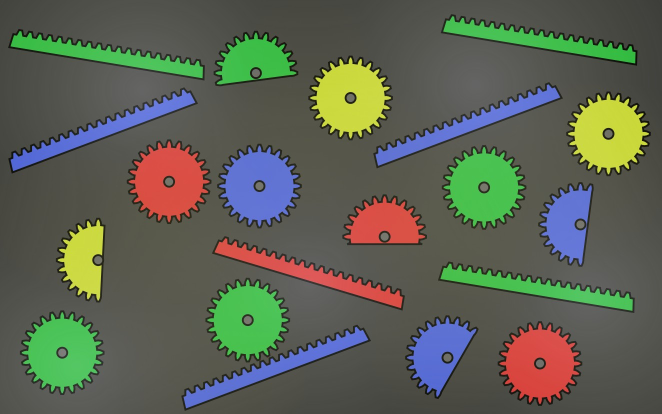
#> input picture TAREA/T003/Image4.jpg, 1323 x 827 px, found by its file name (shown at 1/2 size); the run also reads 1 picture not shown here
$ jupyter execute --allow-errors T003_V1.ipynb
#> lines starting #> are read from the running program, lines starting #| are printed output that depends on the picture; after the words box and inside, x2 and y2 are one past the last pixel; in counts of white or black regions, pixels touching at a corner belong together
# Práctica de Visión por Computadora para Robótica con scikit-image

## Objetivo

Desarrollar habilidades en procesamiento de imágenes aplicadas a robótica usando scikit-image, simulando tareas típicas que un robot necesita realizar.

## Configuración Inicial

[cell 1]
import numpy as np
import matplotlib.pyplot as plt
from skimage import io, filters, measure, morphology, segmentation
from skimage.color import rgb2gray, rgb2hsv
from skimage.feature import canny, corner_harris, corner_peaks
from skimage.transform import hough_line, hough_line_peaks, hough_circle
from skimage.util import random_noise
import cv2  # Para algunas funciones complementarias
import cvzone
random = np.random.RandomState(52)

## Ejercicio 1: Detección de Objetos por Color (Clasificación de Piezas)

**Escenario**: Un robot debe clasificar piezas de diferentes colores en una banda transportadora.

**Tareas**:

1. Carga una imagen con objetos de diferentes colores
2. Convierte a espacio de color HSV
3. Crea máscaras para detectar objetos rojos, azules y verdes
4. Cuenta el número de objetos de cada color
5. Calcula el centroide de cada objeto

```python
def detectar_objetos_por_color(imagen):
    """
    Detecta y clasifica objetos por color
    """
    # Tu código aquí
    pass

# Imagen de prueba (puedes usar una imagen sintética o real)
# imagen = io.imread('piezas_colores.jpg')
```

**Criterios de evaluación**:

- Precisión en la detección (>90%)
- Robustez ante variaciones de iluminación
- Cálculo correcto de centroides

---

[cell 2]
# [102 lines left out: functions _normalize_illumination_hsv, _mask_color_hsv, detectar_objetos_por_color, not called in this run]

# --- Demo con imagen sintética ---
def make_synthetic_scene(h=500, w=800, seed=7):
    rng = np.random.default_rng(seed)
    img = np.zeros((h, w, 3), dtype=np.uint8) + 220  # fondo claro

    # Añadir gradiente de iluminación
    y = np.linspace(0.7, 1.1, h).reshape(-1,1,1)
    img = (img.astype(np.float32) * y).clip(0,255).astype(np.uint8)

    # Dibujar objetos de colores (círculos y rectángulos)
    def rand_pos(r=40):
        return rng.integers(r+10, h-r-10), rng.integers(r+10, w-r-10)

    colors = {
        "red": (255, 40, 40),
        "green": (40, 200, 60),
        "blue": (60, 100, 255),
    }
    # círculos
    for _ in range(4):
        cy, cx = rand_pos(35)
        cv2.circle(img, (cx, cy), 35, colors["red"], -1)
    for _ in range(3):
        cy, cx = rand_pos(30)
        cv2.circle(img, (cx, cy), 30, colors["green"], -1)
    for _ in range(5):
        cy, cx = rand_pos(28)
        cv2.circle(img, (cx, cy), 28, colors["blue"], -1)

    # rectángulos
    for _ in range(2):
        y0, x0 = rand_pos(20)
        cv2.rectangle(img, (x0, y0), (x0+70, y0+40), colors["red"], -1)
    for _ in range(2):
        y0, x0 = rand_pos(18)
        cv2.rectangle(img, (x0, y0), (x0+60, y0+36), colors["green"], -1)
    for _ in range(1):
        y0, x0 = rand_pos(16)
        cv2.rectangle(img, (x0, y0), (x0+55, y0+32), colors["blue"], -1)

    # Ruido leve
    noise = rng.normal(0, 7, img.shape).astype(np.int16)
    noisy = np.clip(img.astype(np.int16)+noise, 0, 255).astype(np.uint8)
    return noisy

#> (the rest of this cell did not finish here and is left out)

## Ejercicio 2: Navegación por Líneas (Seguimiento de Trayectoria)

**Escenario**: Un robot móvil debe seguir una línea en el suelo para navegar.

**Tareas**:

1. Detecta líneas usando la transformada de Hough
2. Calcula el ángulo de la línea principal
3. Determina si el robot debe girar izquierda/derecha
4. Estima la distancia al centro de la línea

```python
def seguir_linea(imagen):
    """
    Procesa imagen para seguimiento de línea
    Retorna: ángulo_giro, distancia_centro
    """
    # Preprocesamiento
    gray = rgb2gray(imagen)

    # Detección de bordes
    edges = canny(gray, sigma=2, low_threshold=0.1, high_threshold=0.2)

    # Tu código para Hough Transform aquí

    return angulo_giro, distancia_centro
```

**Reto adicional**: Maneja intersecciones y bifurcaciones.

---

[cell 3]
# Implement 'seguir_linea' using Hough transform and demo on synthetic frames.
import numpy as np
import matplotlib.pyplot as plt
from skimage.color import rgb2gray
from skimage.feature import canny
from skimage.transform import hough_line, hough_line_peaks
import cv2

def _bottom_roi(img, height_ratio=0.5):
    h = img.shape[0]
    y0 = int(h*(1.0-height_ratio))
    return img[y0:], y0

def _line_distance_from_center(rho, theta, cx, cy):
    # Distance from point (cx,cy) to line n·x = rho, where n=(cosθ, sinθ)
    return (cx*np.cos(theta) + cy*np.sin(theta) - rho)

def seguir_linea(imagen):
    """
    Procesa imagen para seguimiento de línea con Hough clásico.
    Convenciones:
      - Cámara mirando hacia delante, eje Y hacia abajo.
      - angulo_giro (deg): giro recomendado; + = girar a la derecha, - = izquierda.
      - distancia_centro (px): offset lateral respecto al centro de la imagen; + = línea a la derecha.
    Retorna: angulo_giro, distancia_centro, extras(dict)
    """
    gray = rgb2gray(imagen)
    # ROI inferior para estabilidad
    roi, y_offset = _bottom_roi(gray, height_ratio=0.6)
    edges = canny(roi, sigma=2.0, low_threshold=0.1, high_threshold=0.25)

    # Hough
    hspace, angles, dists = hough_line(edges)
    accums, thetas, rhos = hough_line_peaks(hspace, angles, dists, num_peaks=5, threshold=None)

    h, w = imagen.shape[:2]
    cx, cy = w/2.0, (y_offset + roi.shape[0]/2.0)

    if len(thetas) == 0:
        # No line found: return zeros and mark lost
        return 0.0, 0.0, {"status": "no_line", "edges": edges, "roi_y0": y_offset}

    # Seleccionar línea principal con criterio combinado:
    # 1) más vertical (dirección cercana a 90°), 2) menor distancia al centro, ponderado por acumulador.
    candidates = []
    for a, r, A in zip(thetas, rhos, accums):
        # dirección de la línea (radians) = a - pi/2; vertical => |phi| pequeño (en referencia a eje Y)
        phi = a - np.pi/2.0
        verticality = 1.0 - min(abs(np.rad2deg(phi))/90.0, 1.0)  # 1 = muy vertical
        d = _line_distance_from_center(r, a, cx, cy - y_offset)  # usar coords relativas al ROI
        score = 0.55*verticality + 0.25*(1.0/(1.0+abs(d))) + 0.20*(A/accums.max())
        candidates.append((score, a, r, d))
    candidates.sort(reverse=True, key=lambda x: x[0])
    best_score, theta, rho, dist = candidates[0]

    # Ángulo de giro: línea direction phi = theta - pi/2 (radians).
    phi = theta - np.pi/2.0
    phi_deg = np.rad2deg(phi)
    # Política de control sencilla: combinar orientación y offset lateral.
    # Girar a la derecha si la línea está inclinada hacia derecha o está a la derecha del centro (dist>0).
    k_angle = 1.0
    k_offset = 0.15  # px a grados (heurístico)
    angulo_giro = k_angle * (-phi_deg) + k_offset * (dist)  # convención + = derecha

    # Distancia (px) con signo según línea a la derecha (+) o izquierda (-)
    distancia_centro = dist

    # Detección simple de intersección/bifurcación: múltiples picos con ángulos separados > 25° y buena potencia
    interseccion = False
    if len(thetas) >= 2:
        # normalizar grados [-90,90] para diferencias
        degs = np.rad2deg(thetas)
        degs = ((degs + 180) % 180) - 90
        degs.sort()
        # Si hay una gran separación angular y ambos con acumulador > 50% del máximo, marcar intersección
        Amax = accums.max()
        strong = [A for A in accums if A > 0.5*Amax]
        if len(strong) >= 2 and np.ptp(degs) > 25:
            interseccion = True

    extras = {
        "status": "ok",
        "edges": edges,
        "theta": theta,
        "rho": rho,
        "phi_deg": phi_deg,
        "roi_y0": y_offset,
        "interseccion": interseccion
    }
    return float(angulo_giro), float(distancia_centro), extras

# --- Demo con escenas sintéticas ---
def draw_lane(width=640, height=400, line_x=320, slope_deg=10, thickness=10, fork=False, noise=0.0, seed=0):
    """Crea imagen sintética con una línea principal y opcional bifurcación."""
#> called with width = 640, height = 400, line_x = 320, slope_deg = 0, thickness = 10, fork = False, noise = 0, seed = 0
    rng = np.random.default_rng(seed)
    img = np.zeros((height, width, 3), dtype=np.uint8)
    # Fondo con gradiente leve
    for y in range(height):
        val = 40 + int(60*y/height)
        img[y,:,:] = (val,val,val)
    # Línea principal como recta
    slope = np.tan(np.deg2rad(slope_deg))  # dx/dy
    # dibujar generando puntos (y, x=y*slope+line_x)
    pts = []
    for y in range(0, height):
        x = int(line_x + (y - height//2) * slope * 1.0)
        pts.append((x,y))
    for (x,y) in pts:
        cv2.line(img, (x-thickness//2, y), (x+thickness//2, y), (220,220,220), 1)
        cv2.rectangle(img, (x-thickness//2, y-1), (x+thickness//2, y+1), (255,255,255), -1)
    # Bifurcación (segunda línea con otro ángulo, desde mitad inferior)
    if fork:
        slope2 = np.tan(np.deg2rad(-slope_deg*1.8))  # otro sentido
        for y in range(height//2, height):
            x = int(line_x + (y - height//2) * slope2 * 1.0 + 60)
            cv2.rectangle(img, (x-thickness//2, y-1), (x+thickness//2, y+1), (255,255,255), -1)
    # Ruido leve
    if noise>0:
        n = rng.normal(0, noise, img.shape).astype(np.int16)
        img = np.clip(img.astype(np.int16)+n, 0, 255).astype(np.uint8)
    return img

scenes = [
    ("Recta centrada", draw_lane(line_x=320, slope_deg=0)),
    ("Línea inclinada derecha", draw_lane(line_x=320, slope_deg=14)),
    ("Línea desplazada derecha", draw_lane(line_x=380, slope_deg=0)),
    ("Bifurcación", draw_lane(line_x=320, slope_deg=12, fork=True)),
]
#> call 4 of draw_lane, with width = 640, height = 400, line_x = 320, slope_deg = 12, thickness = 10, fork = True, noise = 0, seed = 0
#> after the loop in draw_lane (call 4), `for y in range(height//2, height):`:
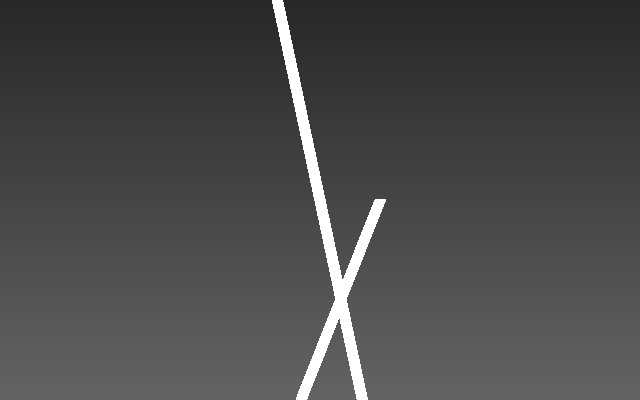
#> img: shape (400, 640, 3); min 40, max 255, mean 74.2

results = []
for name, img in scenes:
    ang, dist, ex = seguir_linea(img)
    results.append((name, ang, dist, ex, img))
#> this loop made 4 passes
#> (name, dist) on passes 1 to 4: ('Recta centrada', -6), ('Línea inclinada derecha', -24.54), ('Línea desplazada derecha', -54), ('Bifurcación', -20.35)
#> pass 1, in seguir_linea, `roi, y_offset = _bottom_roi(gray, height_ratio=0.6)`:
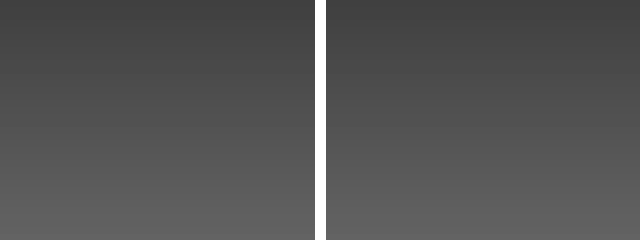
#> roi: shape (240, 640) float64; min 0.251, max 1, mean 0.331
#> pass 1, in seguir_linea, `edges = canny(roi, sigma=2.0, low_threshold=0.1, high_threshold=0.25)`:
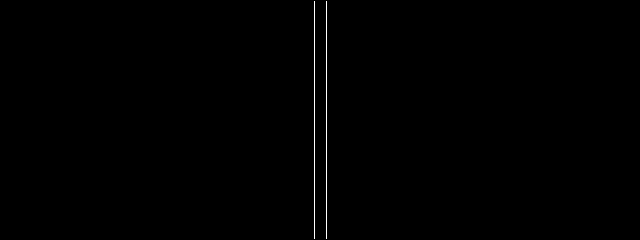
#> edges: shape (240, 640) bool; 0.31% white in thin lines or dots, all inside (x1, y1, x2, y2) = (314, 1, 327, 239)
#> pass 1, in seguir_linea, `hspace, angles, dists = hough_line(edges)`:
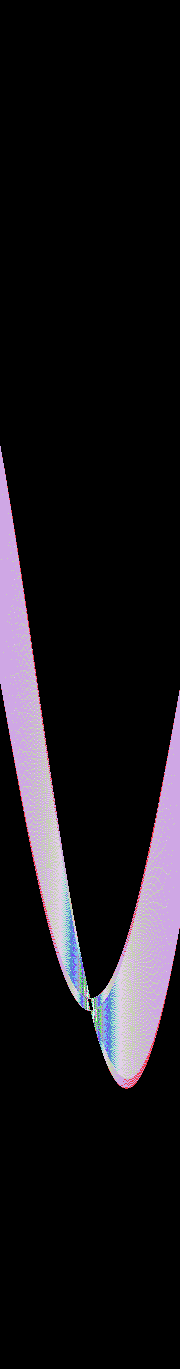
#> hspace: shape (1369, 180) uint64; 34 distinct labels, from 0 to 238; one colour per label, 0 black
#> after the loop, results = 4 items

# Visualización de resultados
for name, ang, dist, ex, img in results:
    edges = ex["edges"]
    roi_y0 = ex["roi_y0"]
    vis = img.copy()
    # Dibuja centro imagen
    h,w = vis.shape[:2]
    cx, cy = int(w/2), int(h*0.75)
    cv2.circle(vis, (cx, cy), 5, (0,0,0), -1)
    # Dibuja orientación estimada en el punto centro inferior
    length = 80
    heading = -np.deg2rad(ex["phi_deg"])  # orientación sugerida (inversa a phi)
    x2 = int(cx + length*np.sin(heading))
    y2 = int(cy - length*np.cos(heading))
    cv2.arrowedLine(vis, (cx, cy), (x2, y2), (255,255,255), 2, tipLength=0.2)
    plt.figure(figsize=(10,4))
    plt.suptitle(f"{name} | ang_giro={ang:.1f}°, dist_centro={dist:.1f}px | intersección={ex['interseccion']}")
    plt.subplot(1,2,1); plt.title("Imagen"); plt.imshow(vis); plt.axis("off")
    plt.subplot(1,2,2); plt.title("Edges (ROI inferior)"); plt.imshow(edges, cmap="gray"); plt.axis("off")
    plt.show()
#> this loop made 4 passes
#> (name, ang, dist, heading, x2, y2) on passes 1 to 4: ('Recta centrada', 89.1, -6, 1.57, 400, 300), ('Línea inclinada derecha', 100.3, -24.54, 1.82, 397, 319), ('Línea desplazada derecha', 81.9, -54, 1.57, 400, 300), ('Bifurcación', 64.95, -20.35, 1.19, 394, 270)
#> pass 1, `plt.show()`:
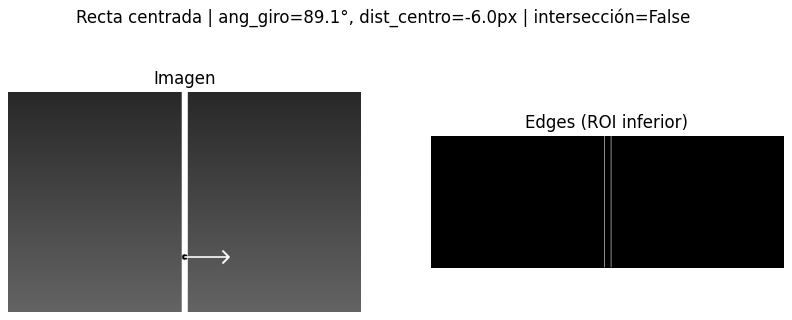
#> figure drawn by matplotlib, 2 panels

# Imprimir números
for name, ang, dist, ex, img in results:
    print(f"{name:24s} -> ang_giro={ang:6.2f} deg, dist_centro={dist:7.2f} px, intersección={ex['interseccion']}")
#> this loop made 4 passes
#> (name, ang, dist) on passes 1 to 4: ('Recta centrada', 89.1, -6), ('Línea inclinada derecha', 100.3, -24.54), ('Línea desplazada derecha', 81.9, -54), ('Bifurcación', 64.95, -20.35)
#> (printed output is left out)
#> further down, img is the input picture: shape (827, 1323, 3); mean R, G, B 92.1, 97.4, 82.4

**Escenario**: Un robot debe clasificar y manipular objetos según su forma.

**Tareas**:

1. Detecta contornos de objetos
2. Clasifica formas: círculo, cuadrado, triángulo, rectángulo
3. Calcula orientación para agarre robótico
4. Determina puntos de agarre óptimos

```python
def clasificar_formas(imagen):
    """
    Clasifica objetos por su forma geométrica
    """
    # Detección de contornos
    gray = rgb2gray(imagen)
    edges = canny(gray, sigma=1)

    # Análisis de forma
    contours = measure.find_contours(edges, 0.5)

    formas_detectadas = []

    for contour in contours:
        # Tu código para clasificación aquí
        # Usa aproximación poligonal, análisis de curvatura, etc.
        pass

    return formas_detectadas
```

**Algoritmos sugeridos**:

- Aproximación de Douglas-Peucker
- Análisis de momentos de Hu
- Descriptores de Fourier

---

## Ejercicio 3: Detección y Medición de Objetos (Control de Calidad)

**Escenario**: Un robot industrial debe medir dimensiones de piezas manufacturadas.

**Tareas**:

1. Segmenta objetos del fondo
2. Calcula área, perímetro y dimensiones principales
3. Detecta defectos (agujeros, irregularidades)
4. Clasifica piezas como "aprobadas" o "defectuosas"

```python
def control_calidad(imagen, tolerancia_area=0.1):
    """
    Analiza piezas para control de calidad
    """
    # Segmentación
    gray = rgb2gray(imagen)
    thresh = filters.threshold_otsu(gray)
    binary = gray > thresh

    # Análisis morfológico
    cleaned = morphology.remove_small_objects(binary, min_size=100)

    # Tu código para mediciones aquí

    return resultados_medicion
```

**Métricas a calcular**:

- Área en píxeles y mm²
- Relación aspecto (largo/ancho)
- Circularidad: 4π×área/perímetro²
- Número de agujeros

---

[cell 4]
import numpy as np
from skimage import io, measure, morphology
from skimage.color import rgb2hsv, rgba2rgb
from skimage.filters import threshold_otsu
from scipy import ndimage as ndi

def control_calidad(
    imagen,
    mm_por_px=0.10,             # calibra según tu setup (mm por pixel)
    area_nominal_mm2=165.0,     # área correcta
    tolerancia_area=0.20,       # ±20% -> rechaza ~100 mm²
    s_min=None,                 # si None, se calcula automático
    min_area_px=700,            # filtra polvo
    se_radius=3,
    min_circularidad=0.20,
    min_solidez=0.75,
    max_agujeros=2,
):
    """Devuelve (resultados, mascara_binaria)"""
#> called with mm_por_px = 0.1, area_nominal_mm2 = 165, tolerancia_area = 0.2, min_area_px = 700, se_radius = 3, min_circularidad = 0.2, min_solidez = 0.75, max_agujeros = 2

    # --- a) Normalización e HSV ---
    img = imagen
    if img.dtype != np.float32 and img.dtype != np.float64:
        img = img.astype(np.float32) / 255.0
    if img.shape[-1] == 4:  # RGBA -> RGB
        img = rgba2rgb(img)
    hsv = rgb2hsv(img)
#> hsv: shape (827, 1323, 3) float32; mean of channels 0, 1, 2 0.225, 0.231, 0.431
    H, S, V = hsv[...,0], hsv[...,1], hsv[...,2]
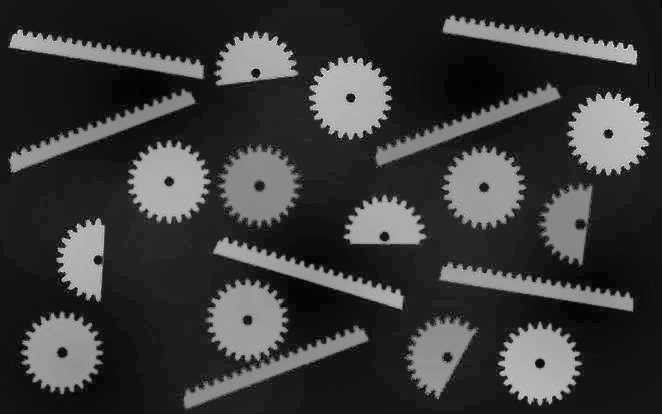
#> S: shape (827, 1323) float32 (shown at 1/2 size); min 0, max 1, mean 0.231
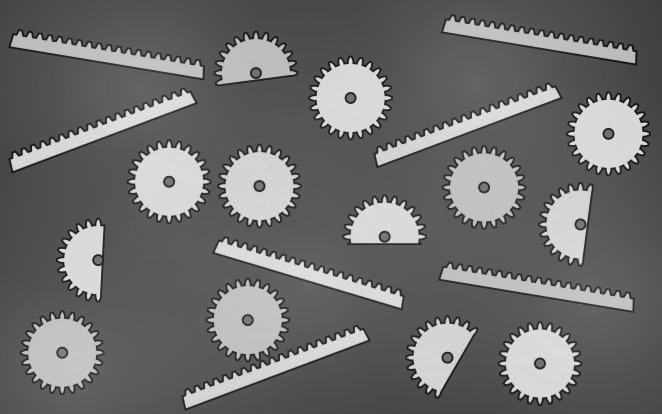
#> V: shape (827, 1323) float32 (shown at 1/2 size); min 0.0314, max 0.937, mean 0.432

    # --- b) Máscara por saturación (colores “vivos”) y por brillo (objetos claros) ---
    if s_min is None:
        s_otsu = threshold_otsu(S)  # umbral adaptativo
#> s_otsu = 0.354
        s_min = max(0.20, 0.9 * s_otsu)
#> s_min = 0.318
    mask_sat   = S > s_min
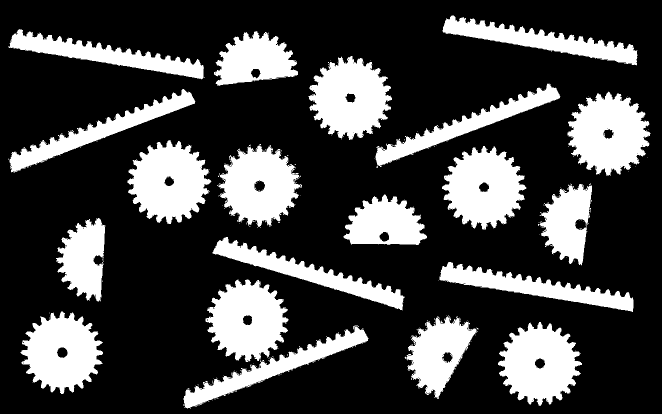
#> mask_sat: shape (827, 1323) bool (shown at 1/2 size); 26.3% white; 267 white regions (247 under 20 px), largest, box (x1, y1, x2, y2) and area: (1135, 183, 1301, 352) 18624, (617, 112, 784, 280) 18524, (255, 280, 423, 448) 18497
    v_otsu     = threshold_otsu(V)
#> v_otsu = 0.564
    mask_bright= V > v_otsu
#> mask_bright: shape (827, 1323) bool; 22.4% white; 20 white regions, largest, box (x1, y1, x2, y2) and area: (620, 115, 782, 277) 15884, (1136, 187, 1298, 348) 15869, (258, 283, 419, 444) 15867
    mask = mask_sat | mask_bright  # <-- clave para incluir rojos/azules
#> mask: shape (827, 1323) bool; 26.3% white; 267 white regions (247 under 20 px), largest, box (x1, y1, x2, y2) and area: (1135, 183, 1301, 352) 18624, (617, 112, 784, 280) 18526, (255, 280, 423, 448) 18497

    # --- c) Limpieza morfológica ---
    se = morphology.disk(se_radius)
    mask = morphology.binary_opening(mask, se)
#> mask: shape (827, 1323) bool; 25.7% white; 20 white regions, largest, box (x1, y1, x2, y2) and area: (255, 280, 422, 448) 18311, (1135, 184, 1301, 351) 18256, (618, 113, 784, 279) 18179
    mask = morphology.binary_closing(mask, se)
#> mask: shape (827, 1323) bool; 25.9% white; 20 white regions, largest, box (x1, y1, x2, y2) and area: (255, 280, 422, 448) 18470, (1135, 184, 1301, 351) 18412, (618, 113, 784, 279) 18392
    mask = morphology.remove_small_objects(mask, min_size=min_area_px)
    mask = morphology.remove_small_holes(mask, area_threshold=300)
#> mask: shape (827, 1323) bool; 26.1% white; 20 white regions

    # --- d) Medición por regiones ---
    labeled = measure.label(mask, connectivity=2)
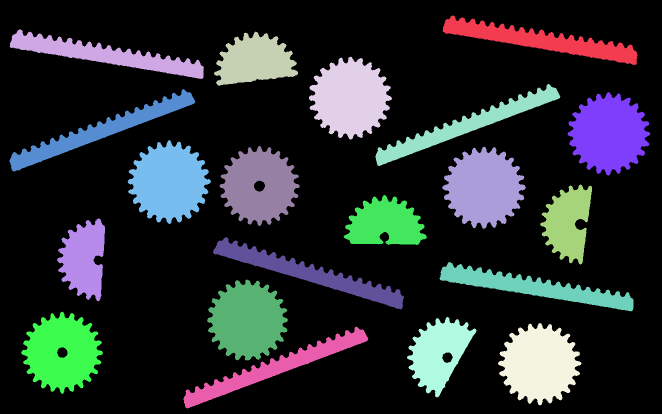
#> labeled: shape (827, 1323) int32 (shown at 1/2 size); 21 distinct labels, from 0 to 20; one colour per label, 0 black
    props = measure.regionprops(labeled)
#> props = 20 regions; largest, box (x1, y1, x2, y2) and area: (255, 280, 422, 448) 18721, (1135, 184, 1301, 351) 18699, (618, 113, 784, 279) 18649, (884, 293, 1052, 458) 18582, (996, 646, 1163, 811) 18512

    resultados = []
    for p in props:
        area_px = p.area
        perim   = max(p.perimeter, 1.0)
        circ    = 4*np.pi*area_px/(perim**2)
        sol     = p.solidity

        # Agujeros dentro de la región (conteo real)
        ri = p.image
        filled = ndi.binary_fill_holes(ri)
        holes_mask = filled ^ ri
        holes_labeled = measure.label(holes_mask)
        # cuenta agujeros “reales” (descarta micro-poros)
        num_holes = sum(r.area > 20 for r in measure.regionprops(holes_labeled))

        # Área en mm²
        area_mm2 = (area_px * (mm_por_px**2))

        ok_area = abs(area_mm2 - area_nominal_mm2) <= area_nominal_mm2 * tolerancia_area
        ok_forma = (circ >= min_circularidad) and (sol >= min_solidez)
        ok_holes = (num_holes <= max_agujeros)

        clas = "aprobada" if (ok_area and ok_forma and ok_holes) else "defectuosa"

        resultados.append({
            "label": p.label,
            "bbox": p.bbox,
            "centroide_px": p.centroid,     # (y, x)
            "area_px": area_px,
            "area_mm2": area_mm2,
            "circularidad": float(circ),
            "solidez": float(sol),
            "num_agujeros": int(num_holes),
            "clasificacion": clas,
        })
#> this loop made 20 passes
#> (area_px, perim, circ, sol, num_holes, area_mm2, ok_area, ok_forma) on passes 1 to 8: (12642, 1120.2, 0.127, 0.821, 0, 126.4, False, False), (12270, 1112.4, 0.125, 0.803, 0, 122.7, False, False), (11788, 682.5, 0.318, 0.869, 0, 117.9, False, True), (18649, 901.8, 0.288, 0.871, 0, 186.5, True, True), (11385, 1093.1, 0.12, 0.817, 0, 113.9, False, False), (11738, 1101, 0.122, 0.818, 0, 117.4, False, False), (18699, 893, 0.295, 0.872, 0, 187, True, True), (18721, 913.2, 0.282, 0.869, 0, 187.2, True, True)
#> pass 2, in control_calidad, `ri = p.image`:
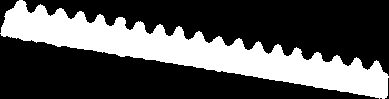
#> ri: shape (99, 389) bool; 31.9% white; 1 white region, box (x1, y1, x2, y2) and area: (0, 0, 389, 99) 12270
#> (the rest of the program and of its run is left out)
